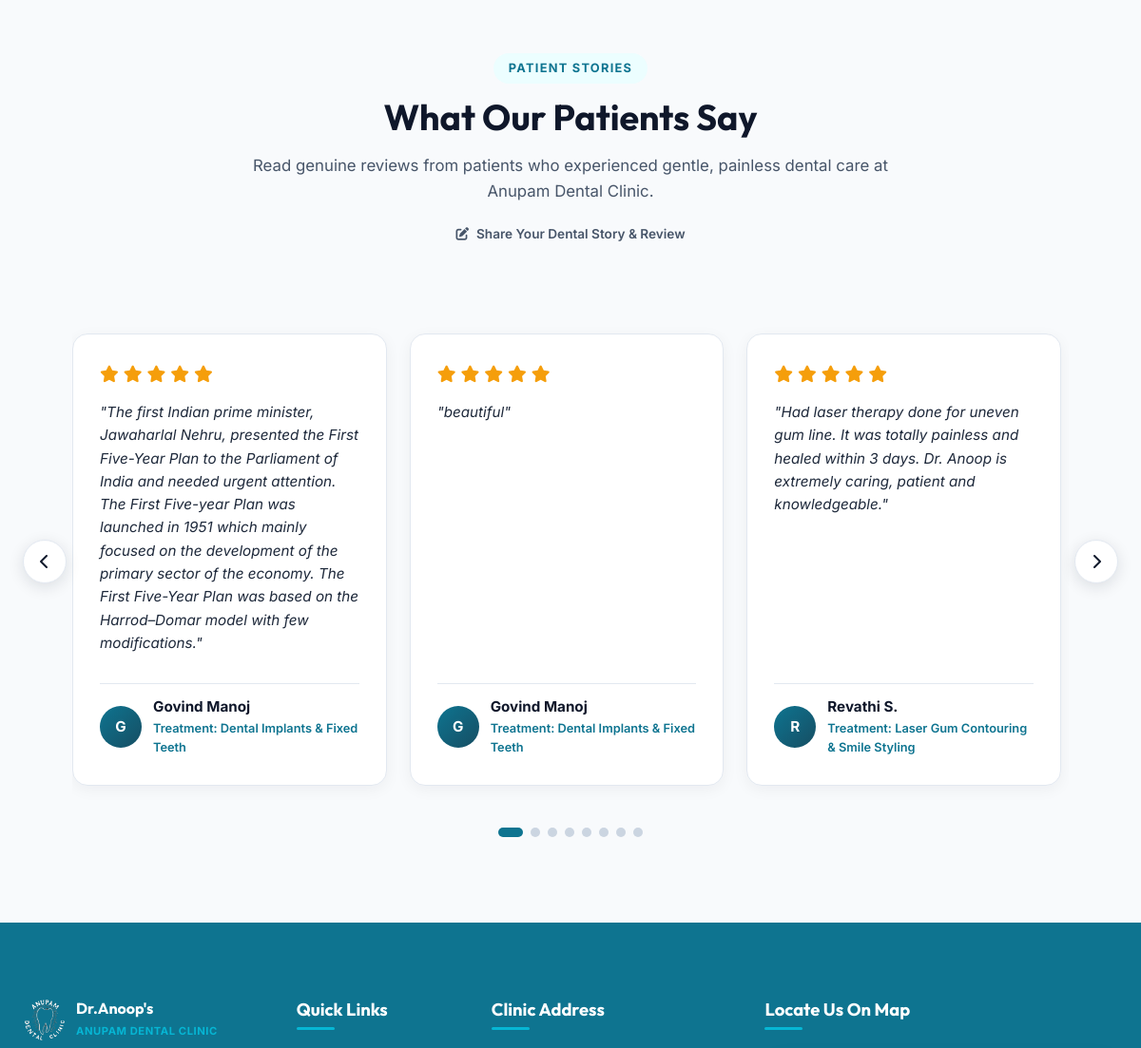
The app's page / (middle part), older data.
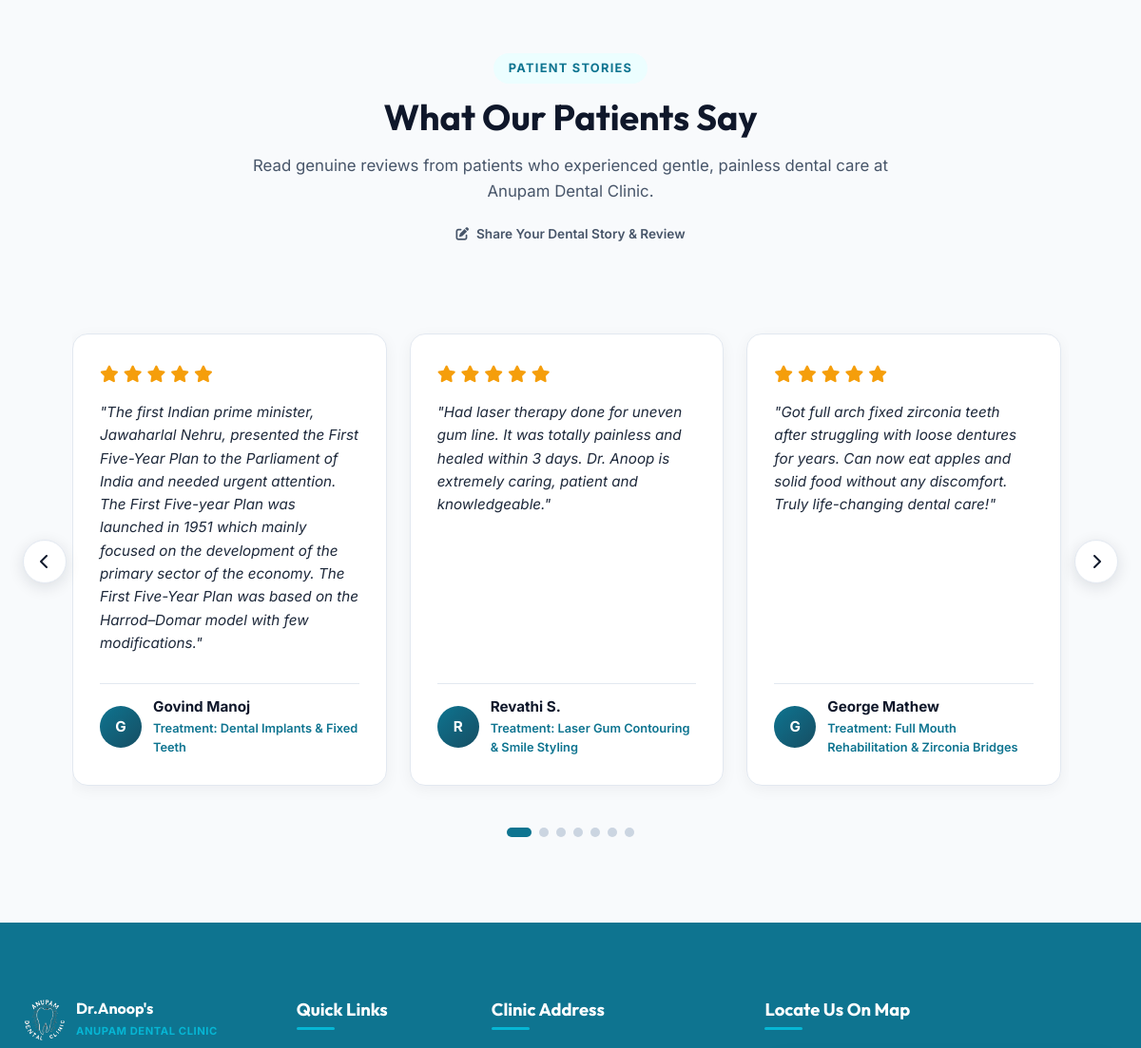
The same page, newer data.
### Dental/models.py (models this page shows, shortened)
class Testimonial(models.Model):
    patient_name = models.CharField(max_length=150)
    rating = models.IntegerField(default=5)
    review_text = models.TextField()
    treatment = models.CharField(max_length=150, default="General Dentistry")
    photo = models.ImageField(upload_to='testimonials/', blank=True, null=True, help_text="Patient photo or smile image")
    created_at = models.DateField(auto_now_add=True)

### Dental/views.py (the view, shortened to what this page needs)
# urls.py: path('', views.home_view, name='home'),
def home_view(request):
    services = Service.objects.filter(is_featured=True).order_by('-id')
    doctors = Doctor.objects.all().order_by('-is_chief')
    testimonials = Testimonial.objects.all().order_by('-id')[:12]
    about_clinic = AboutClinic.objects.first()
    gallery_photos = GalleryPhoto.objects.all()
    if not gallery_photos.exists():
        fallback_gallery = [
            {
                'title': 'Anupam Dental Clinic Exterior',
                'caption': 'Modern dental healthcare center located at West Gate Vaikom with ample patient parking.',
                'image_url': '/static/Dental/images/Out1.jpeg',
                'category_label': 'Clinic Facility',
            },
            {
                'title': 'AI Diagnostics & Radiography Suite',
                'caption': 'Digital intraoral diagnostics and 3D panoramic imaging suite with instant analysis.',
                'image_url': '/static/Dental/images/ai_clinic_scan.jpg',
                'category_label': 'Modern Technology',
            },
            {
                'title': 'Laser Teeth Whitening Transformation',
                'caption': 'Single-visit painless laser teeth whitening restoring natural radiant brightness.',
                'image_url': '/static/Dental/images/smile_after_white.jpg',
                'category_label': 'Smile Transformation',
            },
            {
                'title': 'Cosmetic Smile Makeover & Veneers',
                'caption': 'Custom digital smile design and precision porcelain veneers crafted by Dr. Anoop.',
                'image_url': '/static/Dental/images/smile_makeover.jpg',
                'category_label': 'Smile Makeover',
            },
            {
                'title': 'Advanced Dental Operatory Station',
                'caption': 'Ergonomic operatory equipped with class-B sterilization, surgical lighting & micro-tools.',
                'image_url': '/static/Dental/images/Teeth.jpg',
                'category_label': 'Operatory & Surgery',
            },
            {
                'title': 'Smile Reconstruction Case Study',
                'caption': 'Full-mouth functional & aesthetic smile rehabilitation with lifetime warranty implants.',
                'image_url': '/static/Dental/images/sample_patient_makeover.jpg',
                'category_label': 'Clinical Results',
            },
        ]
    else:
        fallback_gallery = None
    context = {
        'doctors': doctors,
        'services': services,
        'testimonials': testimonials,
        'about_clinic': about_clinic,
        'gallery_photos': gallery_photos,
        'fallback_gallery': fallback_gallery,
        'today': datetime.date.today().strftime('%Y-%m-%d'),
        'patient_name': request.session.get('patient_name'),
    }
    return render(request, 'Dental/index.html', context)

### Dental/models.py (called while the page is built)
    @property
    def clean_helpline(self):
        if not self.helpline:
            return "+91 94460 46868"
        if '|' in self.helpline:
            part = self.helpline.split('|')[0]
            part = part.replace('Call / WhatsApp:', '').replace('Call:', '').replace('WhatsApp:', '').strip()
            return part or "+91 94460 46868"
        return self.helpline.replace('Call / WhatsApp:', '').replace('Call:', '').replace('WhatsApp:', '').strip()

    @property
    def clean_email(self):
        if hasattr(self, 'email') and self.email and self.email.strip():
            return self.email.strip()
        if self.helpline and 'Email:' in self.helpline:
            return self.helpline.split('Email:')[-1].strip()
        return "anoopkranupam@gmail.com"

    @property
    def clean_whatsapp_digits(self):
        val = self.clean_helpline
        digits = ''.join(c for c in val if c.isdigit())
        if len(digits) == 10:
            return '91' + digits
        return digits or '919446046868'

### Dental/templates/Dental/index.html (shortened to what this page needs)
{% load static %}
<!DOCTYPE html>
<html lang="en">
<head>
  <link rel="stylesheet" href="https://cdnjs.cloudflare.com/ajax/libs/font-awesome/6.4.0/css/all.min.css">
  <link rel="stylesheet" href="{% static 'Dental/css/style.css' %}?v={% now 'U' %}">
</head>
<body>
  <section class="section section-bg-light" id="testimonials">
    <div class="section-header">
      <span class="subtitle-pill">Patient Stories</span>
      <h2 class="section-title">What Our Patients Say</h2>
      <p class="section-desc">Read genuine reviews from patients who experienced gentle, painless dental care at Anupam Dental Clinic.</p>
      <div style="margin-top: 14px;">
        <a href="{% url 'dashboard_patient' %}" class="btn-outline-primary" style="display: inline-flex; align-items: center; gap: 8px; font-size: 0.85rem; padding: 7px 18px; border-radius: 9999px; text-decoration: none; font-weight: 600;">
          <i class="fas fa-edit"></i> Share Your Dental Story &amp; Review
        </a>
      </div>
    </div>
    <div class="testimonials-carousel-container">
      <button type="button" class="testimonial-arrow-btn prev-btn" id="prevTestimonialBtn" onclick="slideTestimonials(-1)" aria-label="Previous Testimonials" title="Previous Reviews">
        <i class="fas fa-chevron-left"></i>
      </button>
      <div class="testimonials-track" id="testimonialsTrack">
        {% for t in testimonials %}
        <div class="testimonial-card">
          <div>
            <div class="stars">
              {% for i in "12345" %}
                {% if forloop.counter <= t.rating|default:5 %}
                  <i class="fas fa-star"></i>
                {% else %}
                  <i class="far fa-star" style="color: #cbd5e1;"></i>
                {% endif %}
              {% endfor %}
            </div>
            <p class="review-text">"{{ t.review_text }}"</p>
          </div>
          <div style="display: flex; align-items: center; gap: 12px; margin-top: 14px; padding-top: 12px; border-top: 1px solid var(--gray-border);">
            {% if t.photo %}
              <img src="{{ t.photo.url }}" alt="{{ t.patient_name }}" style="width: 44px; height: 44px; border-radius: 50%; object-fit: cover; border: 2px solid var(--primary-light); flex-shrink: 0;">
            {% else %}
              <div style="width: 44px; height: 44px; border-radius: 50%; background: linear-gradient(135deg, var(--primary) 0%, var(--primary-dark) 100%); color: white; display: flex; align-items: center; justify-content: center; font-weight: 700; font-size: 0.95rem; flex-shrink: 0;">
                {{ t.patient_name|slice:":1"|upper }}
              </div>
            {% endif %}
            <div>
              <div class="patient-name">{{ t.patient_name }}</div>
              <div class="patient-treatment">Treatment: {{ t.treatment }}</div>
            </div>
          </div>
        </div>
        {% endfor %}
      </div>
      <button type="button" class="testimonial-arrow-btn next-btn" id="nextTestimonialBtn" onclick="slideTestimonials(1)" aria-label="Next Testimonials" title="Next Reviews">
        <i class="fas fa-chevron-right"></i>
      </button>
    </div>
    <div class="testimonial-dots" id="testimonialDots"></div>
  </section>
  <footer class="footer-section" id="contact-map">
    <div class="footer-grid">
      <div class="footer-brand">
        <div class="footer-logo">
          <div class="logo-icon-wrap" style="width: 46px; height: 46px; background: transparent;">
            <img src="{% static 'Dental/images/Pi7_logo.png' %}" alt="Anupam Dental Clinic Logo" class="brand-logo-img">
          </div>
          <div>
            <h4 style="color: white; font-size: 1.0rem;">Dr.Anoop's </h4>
            <span style="color: var(--accent); font-size: 0.7rem; font-weight: 700; letter-spacing: 0.05em;">ANUPAM DENTAL CLINIC</span>
          </div>
        </div>
      </div>
      <div>
        <h4 class="footer-heading">Quick Links</h4>
      </div>
      <div>
        <h4 class="footer-heading">Clinic Address</h4>
      </div>
      <div>
        <h4 class="footer-heading">Locate Us On Map</h4>
      </div>
    </div>
  </footer>
</body>
</html>

Row changes from the older to the newer data that the page shows:
removed Testimonial: rating 5 (drawn), review_text "beautiful", patient_name "G", patient_name "Govind Manoj", treatment "Dental Implants & Fixed Teeth"
now on this page (row unchanged): Testimonial: rating 5 (drawn), review_text "Got full arch fixed zirconia teeth after struggling with loose dentures for years. Can now eat apples and solid food without any discomfort. Truly life-changing dental care!", patient_name "G", patient_name "George Mathew", treatment "Full Mouth Rehabilitation & Zirconia Bridges"
